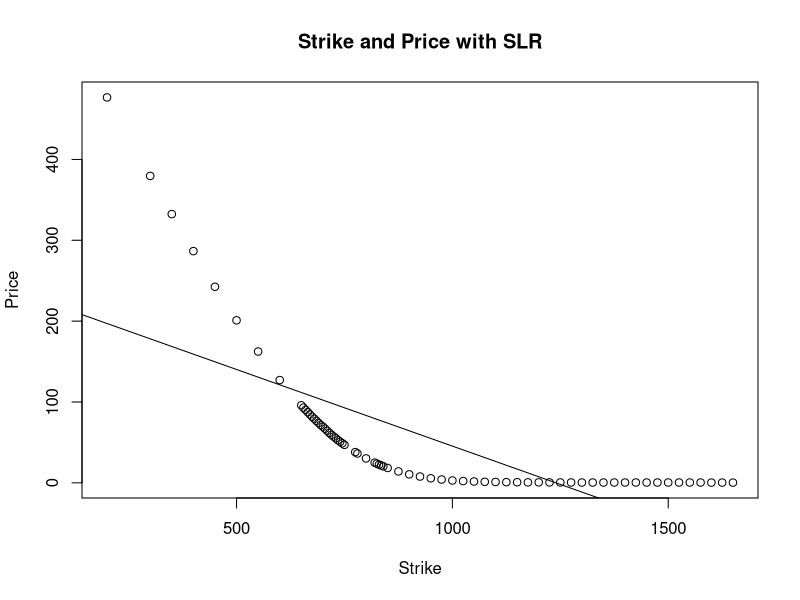
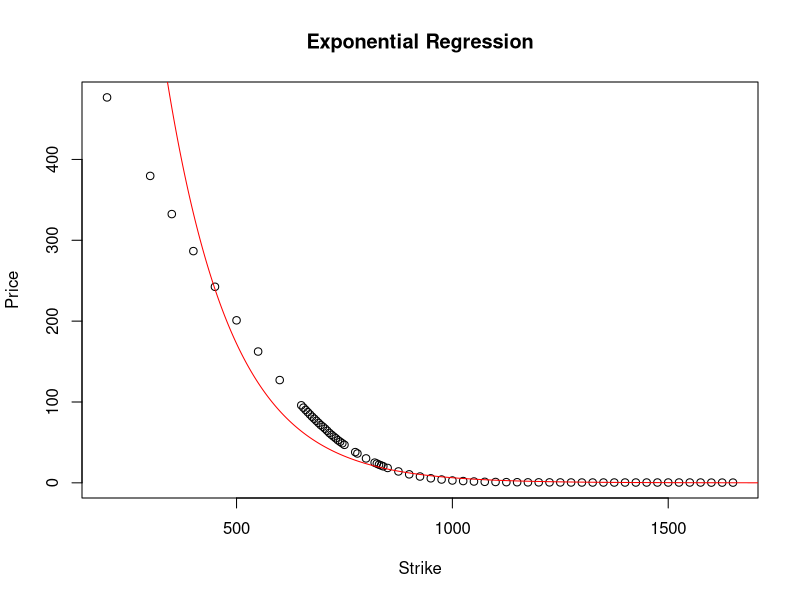

The R source for these figures, in order:

#1a) these all three lines give the same ans  
pnorm(2, mean = -4, sd = 4, lower.tail = FALSE)
1 - pnorm(2, mean = -4, sd = 4)
pnorm(6/4, lower.tail = FALSE)

#b) 
pnorm(2) - pnorm(1)

#c) 
pnorm(1, lower.tail = FALSE) + pnorm(-1)
1- pnorm(1) + pnorm(-1/2)

#d) 
pnorm(1) + pnorm(7/4, lower.tail = FALSE)

#2) 
a = pnorm(100, sd = 24/5, mean = 414/5)
b = pnorm(85, sd = 24/5, mean = 414/5)
d = pnorm(90, sd = 24/5, mean = 414/5)
a - b 
a - d
pnorm(43/12) - pnorm(11/24)

#3)
7/10 * 8^3/5^5

options <- read.csv("options.csv")
names(options)
strk <- options$Strike
price <- options$Price

plot(strk, price, xlab = "Strike", ylab = "Price", main = "Strike and Price with SLR")
slr.mdl <- lm(price ~ strk)
summary(slr.mdl)
abline(slr.mdl)

log.mdl <- lm(log(price) ~ strk)
summary(log.mdl)

plot(strk, price, xlab = "Strike", ylab = "Price", main = "Exponential Regression")

strikevals <- seq(0, 2000, 1)
exponentials <- exp(predict(log.mdl, list(strk=strikevals)))
lines(strikevals, exponentials, col = "red")
